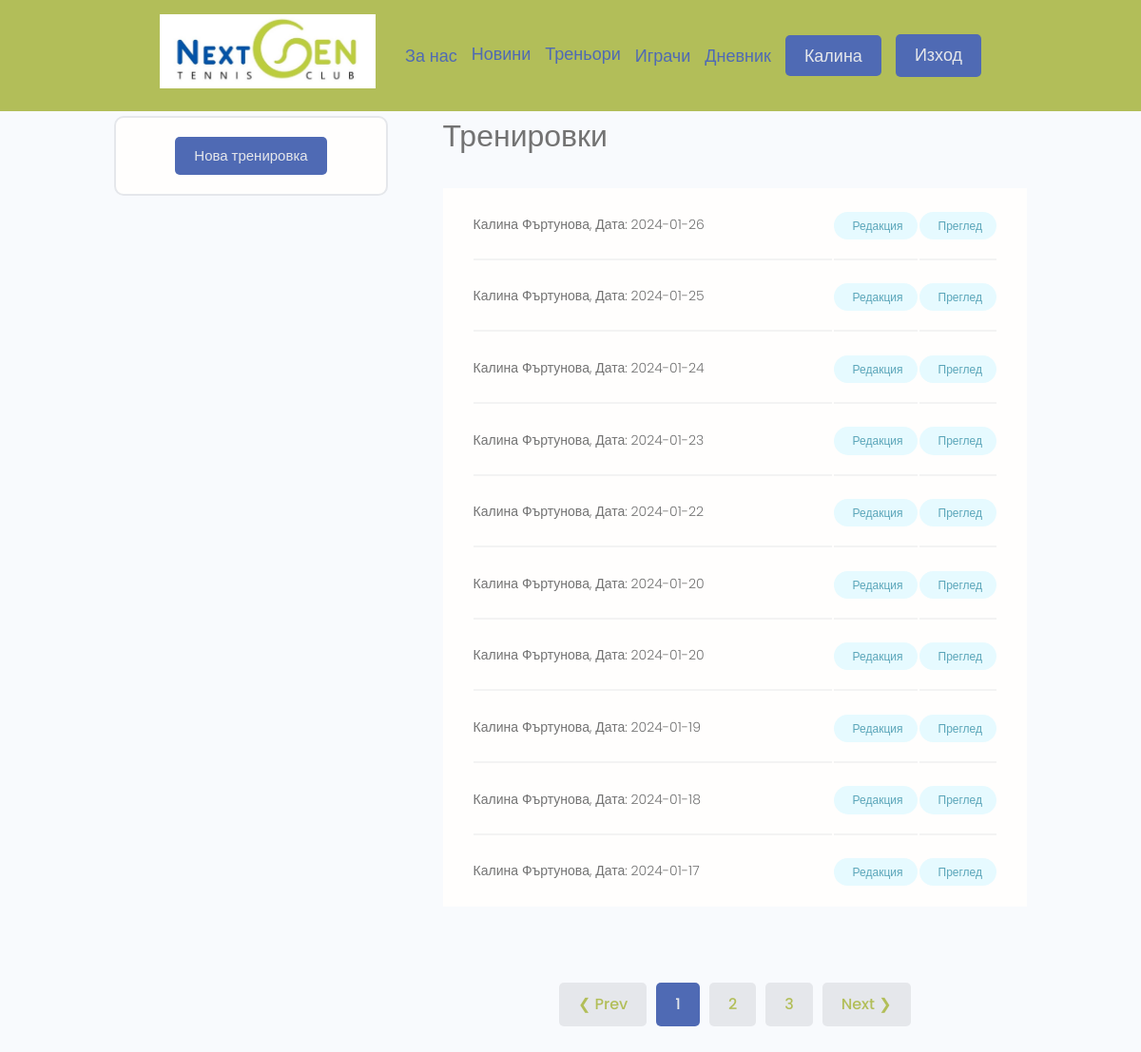
The page /evaluations/daily/ (signed in) on the database its author committed.
### evaluations/models.py (models this page shows)
class DailyEvaluation(models.Model):
    PRACTICEHTYPE = (('S', 'Индивидуална'),('G', 'Групова'))
    MARKS = [(i,i) for i in range(1,6)]
    MARKS.insert(0,('','-----'))
    player = models.ForeignKey(Profile,null=True, on_delete=models.SET_NULL, related_name='playerdaily')
    coach = models.ForeignKey(Profile, null=True, blank=True, on_delete=models.SET_NULL, related_name='coachdaily')
    date = models.DateField(null=True, default=datetime.datetime.today)
    mark = models.IntegerField(null=True,choices = MARKS)
    practicetype = models.CharField(max_length=10, choices = PRACTICEHTYPE, default = "G")
    comments = models.TextField(null=True, blank= True)
    coachVisible = models.BooleanField(default=True)
    created = models.DateTimeField(auto_now_add=True)
    id = models.UUIDField(primary_key=True, default=uuid.uuid4, unique=True, editable=False)
    class Meta:
        ordering = ['-date', '-created']
    def __str__(self)->str:
        return str(self.player.name + ', Дата: ' + str(self.date))

### users/models.py (models this page shows, shortened)
class Profile(models.Model):
    HAND_CHOICES=(('L', 'Лява'),('R', 'Дясна'))
    BACKHAND_CHOICES=(('S', 'С една ръка'), ('D', 'С две ръце'))
    user = models.OneToOneField(User, on_delete=models.CASCADE, null=True, blank= True)
    name = models.CharField(max_length=200, null=True, blank= True)
    email = models.EmailField(max_length=500, null=True, blank= True)
    linked_email = models.EmailField(max_length=500, null=True, blank= True)
    username = models.CharField(max_length=200, null=True, blank= True)
    location = models.CharField(max_length=200, null=True, blank= True)
    intro = models.CharField(max_length=200, null=True, blank= True)
    bio = models.TextField(null=True, blank= True)
    profile_image = models.ImageField(null=True, blank= True, upload_to='profiles', default="profiles/user-default.png")
    date_of_birth = models.DateField(null=True, blank= True)
    is_coach = models.BooleanField(default=False)
    hand = models.CharField(max_length=10, choices = HAND_CHOICES, default = "R")
    backhand = models.CharField(max_length=10, choices = BACKHAND_CHOICES, default = "D")
    social_facebook = models.CharField(max_length=200, null=True, blank= True)
    social_instagram = models.CharField(max_length=200, null=True, blank= True)
    created = models.DateTimeField(auto_now_add=True)
    id = models.UUIDField(primary_key=True, default=uuid.uuid4, unique=True, editable=False)
    class Meta:
        ordering = ['name']

### evaluations/views.py (the view)
# urls.py: path('daily/', views.dailyEvaluations, name='daily-evaluations'),
@login_required(login_url='login')
def dailyEvaluations(request):
    evaluations, search_query = searchDailyEvaluations(request)
    if request.user.profile.is_coach:
       isCoach=True
       evaluations = evaluations.filter(coachVisible=True)
    else:
        isCoach=False
        evaluations = evaluations.filter(player=request.user.profile)
    custom_range, evaluations = paginateEvaluations(request, evaluations, 10)
    context = {'evaluations' : evaluations, 'custom_range':custom_range, 'search_query':search_query, 'isCoach':isCoach}
    return render(request, 'evaluations/daily.html', context)

### evaluations/utils.py (called while the page is built)
def paginateEvaluations(request, evaluations, results):
    page = request.GET.get('page')
    paginator = Paginator(evaluations,results)
    try:
        evaluations = paginator.page(page)
    except PageNotAnInteger:
        page = 1
        evaluations = paginator.page(page)
    except EmptyPage:
        page = paginator.num_pages
        evaluations = paginator.page(page)
    leftIndex = (int(page) - 4)
    if leftIndex < 1:
        leftIndex = 1
    rightIndex = (int(page) + 5)
    if rightIndex > paginator.num_pages:
        rightIndex = paginator.num_pages + 1
    custom_range = range(leftIndex,rightIndex)
    return custom_range, evaluations

def searchDailyEvaluations(request):
    search_query=''
    if request.GET.get('search_query'):
       search_query=request.GET.get('search_query')
    evaluations = DailyEvaluation.objects.distinct().filter(Q(player__name__icontains=search_query))
    return evaluations, search_query

### evaluations/templates/evaluations/daily.html (shortened to what this page needs)
{% extends 'main.html' %}
{% block content %}
<div class="container">
    <div class="layout">
      <div class="column column--1of3">
        <div class="card text-center">
          {% if not isCoach %}
          <div class="card__body dev">
            <a class="btn btn--sub btn--md" href="{% url 'create-daily-evaluations'%}">Нова тренировка</a>
          </div>
          {% endif %}
        </div>
      </div>
      <div class="column column--2of3">
        <h3>Тренировки</h3>
        <table class="settings__table">
            {% for evaluation in evaluations %}
            <tr>
            <td class="settings__tableInfo">
                <p>
                {{evaluation}}
                </p>
            </td>
            {% if not isCoach %}
            <td class="settings__tableActions">
                <a class="tag tag--pill tag--main settings__btn" href="{% url 'edit-daily-evaluations' evaluation.id %}">Редакция</a>
            </td>
            {% endif %}
            <td class="settings__tableActions">
                <a class="tag tag--pill tag--main settings__btn" href="{% url 'view-daily-evaluations' evaluation.id %}">Преглед</a>
            </td>
            </tr>
            {% endfor %}
        </table>
        {% include 'pagination.html' with queryset=evaluations custom_range=custom_range %}
      </div>
    </div>
</div>
{% endblock content %}

### templates/navbar.html (shortened to what this page needs)
{% load static %}
<header class="header">
    <div class="container container--narrow">
      <a href="{% url 'news' %}" class="header__logo">
        <img src="{% static 'images/logo.jpg' %}" alt="NextGen Logo" />
      </a>
      <nav class="header__nav">
        <ul class="header__menu">
          <div class="dropdown">
            <button onclick="show_hide_about()" class="menu__button_transparent">За нас</button>
          </div>
          <li class="header__menuItem"><a href="{% url 'news' %}">Новини</a></li>
          <li class="header__menuItem"><a href="{% url 'coaches' %}">Треньори</a></li>
          <div class="dropdown">
            <button onclick="show_hide_players()" class="menu__button_transparent">Играчи</button>
          </div>
          {% if request.user.is_authenticated %}
          <div class="dropdown">
            <button onclick="show_hide_marks()" class="menu__button_transparent">Дневник</button>
          </div>
          <div class="dropdown">
            <button onclick="show_hide_profile()" class="btn menu__button btn--md">{{request.user.first_name}}</button>
          </div>
          <li class="header__menuItem"><a href="{% url 'logout' %}" class="btn btn--sub btn--md">Изход</a></li>
          {% else %}
          <li class="header__menuItem"><a href="{% url 'login' %}" class="btn btn--sub btn--md">Вход</a></li>
          {% endif %}
        </ul>
      </nav>
    </div>
  </header>

### static/styles/app.css (style rules this page uses)
:root { --color-sub: #b2be59; --color-menu: rgb(79, 106, 180); --color-message: rgb(66, 66, 66); }
.btn--sub { background-color: var(--color-menu); color: var(--color-light) !important; }
.card { border: 2px solid var(--color-light); }
img { width: 100%; }
.header { position: sticky; z-index: 111; background-color: var(--color-sub); padding: 1.5rem 0; }
.header > .container { display: flex; justify-content: space-between; align-items: center; }
.header__logo > img { height: 7.8rem; }
.header__nav > ul { display: inline-flex; align-items: center; list-style: none; gap: 1.5rem; }
.header__menuItem > a { color: var(--color-menu); font-size: large; font-weight: 400; }
.dropdown { position: relative; display: inline-block; }
.menu__button { background-color: var(--color-menu); color: var(--color-light)!important; font-size: large; font-weight: 400; border: none; }
.menu__button_transparent { background-color: transparent; color: var(--color-menu)!important; font-size: large; font-weight: 400; border: none; cursor: pointer; }
.settings__table { margin-top: 3rem; margin-bottom: 5rem; padding: 0 3rem; background: var(--color-white); }
.settings__table tr { width: 100%; }
.settings__table tr > td { padding: 2rem 0; }
.settings__table tr:not(:last-child) td { border-bottom: 2px solid var(--color-white-light); }
.settings__tableInfo { width: 100%; }
.settings__tableInfo p { font-size: 1.4rem; }
.settings__tableActions { text-align: right; }

### static/slider/slider.css (style rules this page uses)
* { box-sizing:border-box }

### static/uikit/styles/modules/_variables.css (style rules this page uses)
:root { --color-main: #5aa5b9; --color-main-light: #e6faff; --color-sub: #3f4156; --color-sub-light: #51546e; --color-sub-lighter: #ededfd; --color-text: #737373; --color-gray: #8b8b8b; --color-light: #e5e7eb; --color-light-gray: #767676; --color-bg: #f8fafd; --color-white: #fffefd; --color-white-light: #f3f3f3; --color-success: #359e64; --color-success-bg: #def8e8; --color-error: #fc4b0b; --color-error-bg: #fff2ee; --font-base: 'Poppins', arial, helvetica, 'Segoe UI', roboto, ubuntu, sans-serif; --font-monospace: 'Fira Code', 'Courier New', courier, monospace; --font-regular: 300; --font-medium: 500; --font-bold: 700; --generic-shadow: 1px 1px 5px #00000010; --generic-transition: all 0.3s ease-in-out; }

### static/uikit/styles/modules/_base.css (style rules this page uses)
* { margin: 0; padding: 0; box-sizing: border-box; text-rendering: optimizeLegibility; color: inherit; font-size: inherit; }
html { font-size: 50%; }
@media only screen and (min-width: 480px) { html { font-size: 56.25%; } }
@media only screen and (min-width: 1200px) { html { font-size: 62.5%; } }
body { line-height: 1.6; font-weight: 400; font-size: 1.5rem; color: var(--color-text); background-color: var(--color-bg); min-height: 100vh; }

### static/uikit/styles/modules/_typography.css (style rules this page uses)
* { font-family: var(--font-base); }
h3 { font-size: 3.2rem; font-weight: var(--font-medium); }
p, span, strong { font-size: 1.6rem; color: var(--color-text); font-weight: var(--font-regular); }
a { padding-bottom: 2px; text-decoration: none; display: inline-block; color: var(--color-main); font-weight: var(--font-medium); }

### static/uikit/styles/modules/_utilities.css (style rules this page uses)
.container { width: 92%; max-width: 165rem; margin: 0 auto; box-sizing: border-box; }
.container--narrow { width: 92%; max-width: 120rem; }
@media screen and (min-width: 1000px) { .container { width: 90%; } }
@media screen and (min-width: 1000px) { .container--narrow { width: 85%; } }
@media screen and (min-width: 1200px) { .container { width: 80%; } }
@media screen and (min-width: 1200px) { .container--narrow { width: 72%; } }
.text-center { text-align: center; }

### static/uikit/styles/modules/_button.css (style rules this page uses)
.btn { display: inline-block; position: relative; cursor: pointer; background-color: var(--color-light); font-weight: var(--font-medium); color: var(--color-sub); text-decoration: none; padding: 1rem 2rem; border-radius: 0.5rem; border: none; width: -webkit-fit-content; width: -moz-fit-content; width: fit-content; height: -webkit-fit-content; height: -moz-fit-content; height: fit-content; font-size: 1.6rem; outline-width: 0; outline-color: transparent; -webkit-backface-visibility: hidden; backface-visibility: hidden; transition: all 0.3s ease-in-out; }
.btn--sub { background-color: var(--color-sub); color: var(--color-white); }
.btn--md { font-size: 1.5rem; padding: 0.8rem 2rem; }

### static/uikit/styles/modules/_card.css (style rules this page uses)
.card { border-radius: 1rem; background-color: var(--color-white); border: 1.5px solid var(--color-light); width: auto; height: auto; margin-top: 0.5rem; margin-bottom: 0.5rem; overflow: hidden; }
.card__body, .card__header { padding: 2rem 2.5rem; }

### rows shown on the page
DailyEvaluation: player+date "Калина Фъртунова, Дата: 2024-01-26"
DailyEvaluation: player+date "Калина Фъртунова, Дата: 2024-01-25"
DailyEvaluation: player+date "Калина Фъртунова, Дата: 2024-01-24"
DailyEvaluation: player+date "Калина Фъртунова, Дата: 2024-01-23"
DailyEvaluation: player+date "Калина Фъртунова, Дата: 2024-01-22"
DailyEvaluation: player+date "Калина Фъртунова, Дата: 2024-01-20"
DailyEvaluation: player+date "Калина Фъртунова, Дата: 2024-01-20"
DailyEvaluation: player+date "Калина Фъртунова, Дата: 2024-01-19"
DailyEvaluation: player+date "Калина Фъртунова, Дата: 2024-01-18"
DailyEvaluation: player+date "Калина Фъртунова, Дата: 2024-01-17"

### other values the page prints
{{ request.user.first_name }} "Калина"
{{ page }} "1"
{{ page }} "2" "3"
